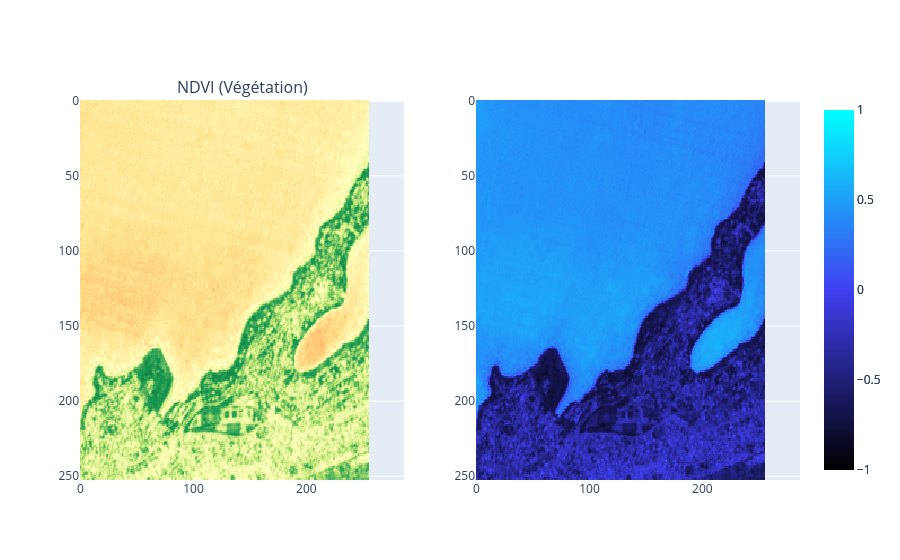

The notebook cell this image was saved under:
### Code cell
import plotly.graph_objects as go
from plotly.subplots import make_subplots

fig = make_subplots(rows=1
                    , cols=2, subplot_titles=["NDVI (Végétation)"])

fig.add_trace(
    go.Heatmap(
        z=ndvi,
        colorscale="RdYlGn",  
        zmin=-1,
        zmax=1                
    ),
    row=1, col=1
)
colorscale_custom = [
    [0.0, "black"],
    [0.5, "#3f3ff1"], 
    [1.0, "#00ffff"] 
]
fig.add_trace(
    go.Heatmap(
        z=ndwi,
        colorscale=colorscale_custom,
        zmin=-1,
        zmax=1           
    ),
    row=1, col=2
)
fig.update_yaxes(autorange='reversed')

fig.show()

### Figure 1 — Plotly figure (JSON) as saved in the notebook; plotly's stock layout.template omitted (floating-point values rounded to 4 significant figures; data arrays with more than 128 entries replaced by an {"elided": "..."} marker saying what was removed)
{"data": [{"colorscale": [[0, "rgb(165,0,38)"], [0.1, "rgb(215,48,39)"], [0.2, "rgb(244,109,67)"], [0.3, "rgb(253,174,97)"], [0.4, "rgb(254,224,139)"], [0.5, "rgb(255,255,191)"], [0.6, "rgb(217,239,139)"], [0.7, "rgb(166,217,106)"], [0.8, "rgb(102,189,99)"], [0.9, "rgb(26,152,80)"], [1, "rgb(0,104,55)"]], "type": "heatmap", "xaxis": "x", "yaxis": "y", "z": {"elided": "253x287 float values"}, "zmax": 1, "zmin": -1}, {"colorscale": [[0, "black"], [0.5, "#3f3ff1"], [1, "#00ffff"]], "type": "heatmap", "xaxis": "x2", "yaxis": "y2", "z": {"elided": "253x287 float values"}, "zmax": 1, "zmin": -1}], "layout": {"annotations": [{"font": {"size": 16}, "showarrow": false, "text": "NDVI (Végétation)", "x": 0.225, "xanchor": "center", "xref": "paper", "y": 1, "yanchor": "bottom", "yref": "paper"}], "xaxis": {"anchor": "y", "domain": [0, 0.45]}, "xaxis2": {"anchor": "y2", "domain": [0.55, 1]}, "yaxis": {"anchor": "x", "autorange": "reversed", "domain": [0, 1]}, "yaxis2": {"anchor": "x2", "autorange": "reversed", "domain": [0, 1]}}}
